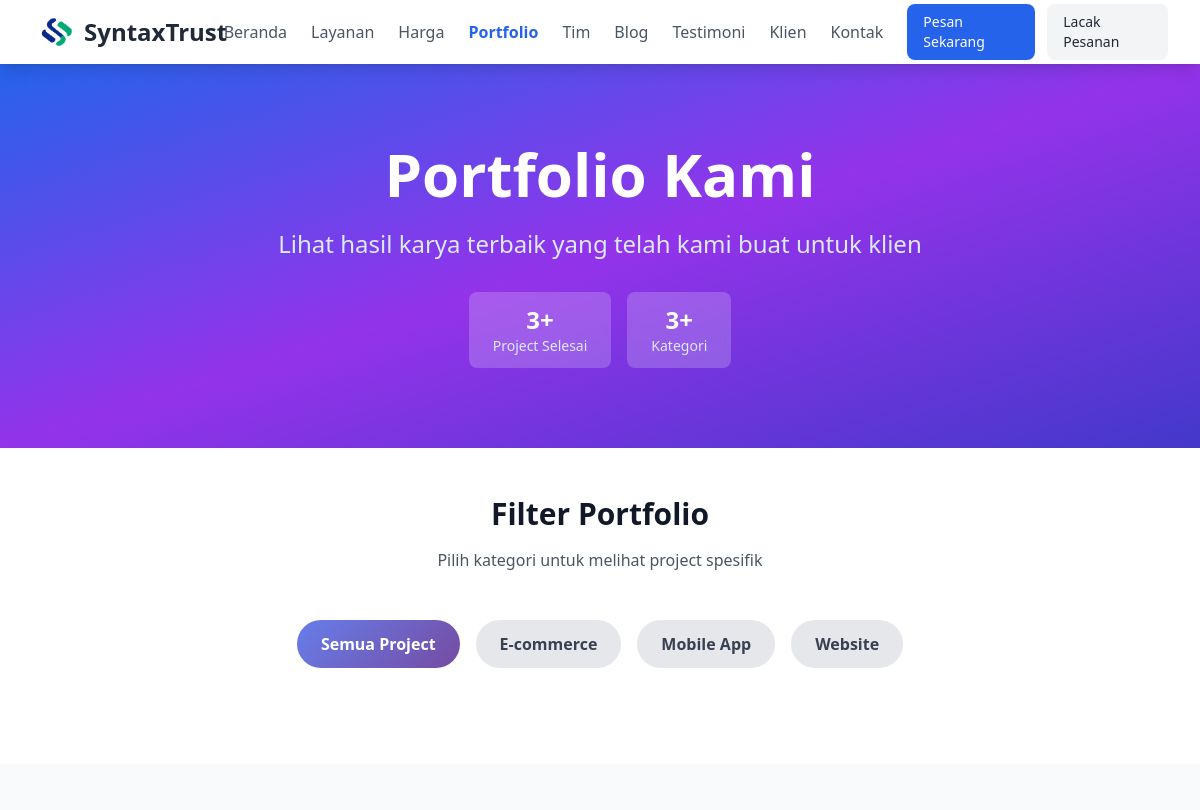
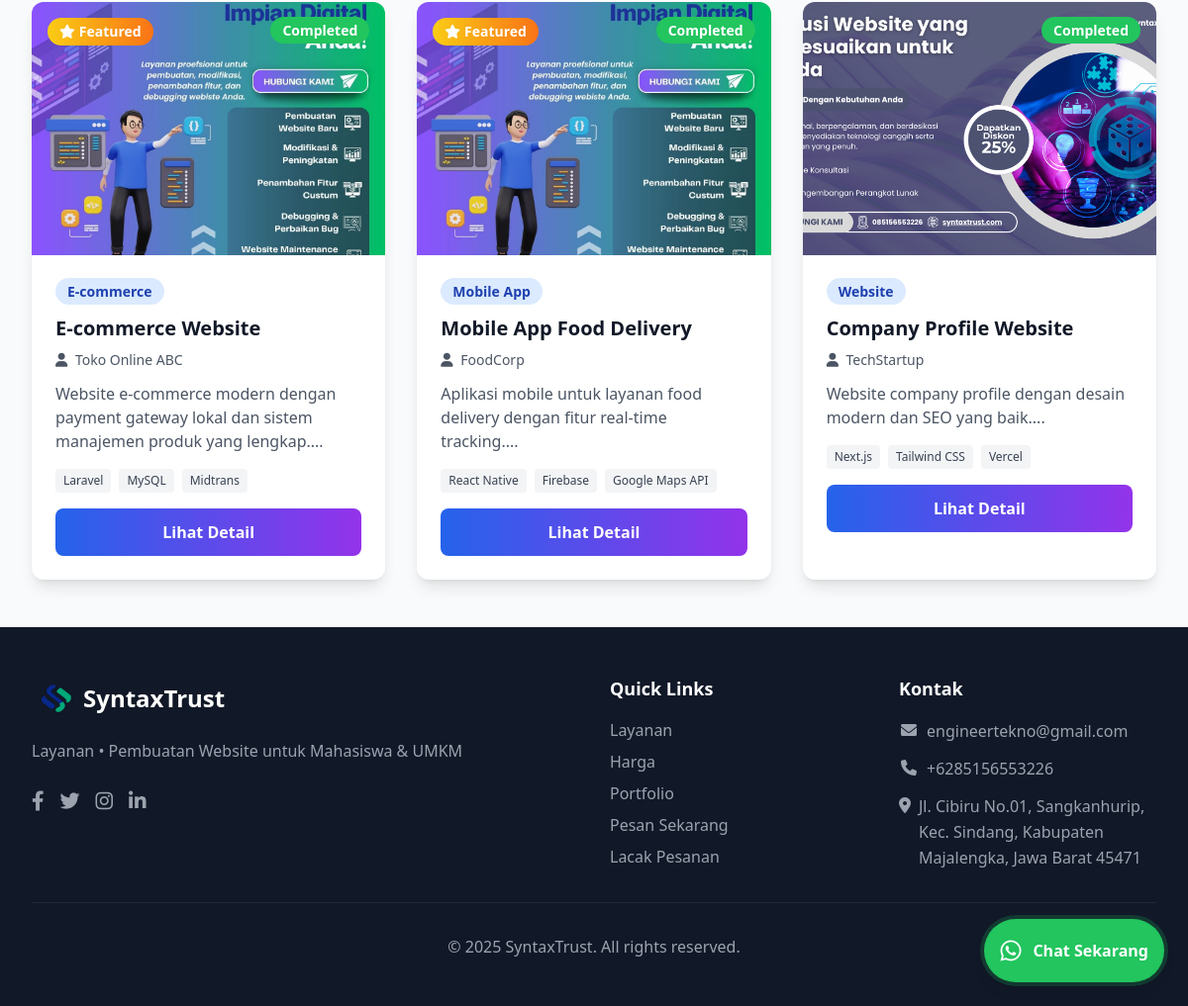
Page /public/portfolio.php on the earlier database version (2 pictures, top to bottom).
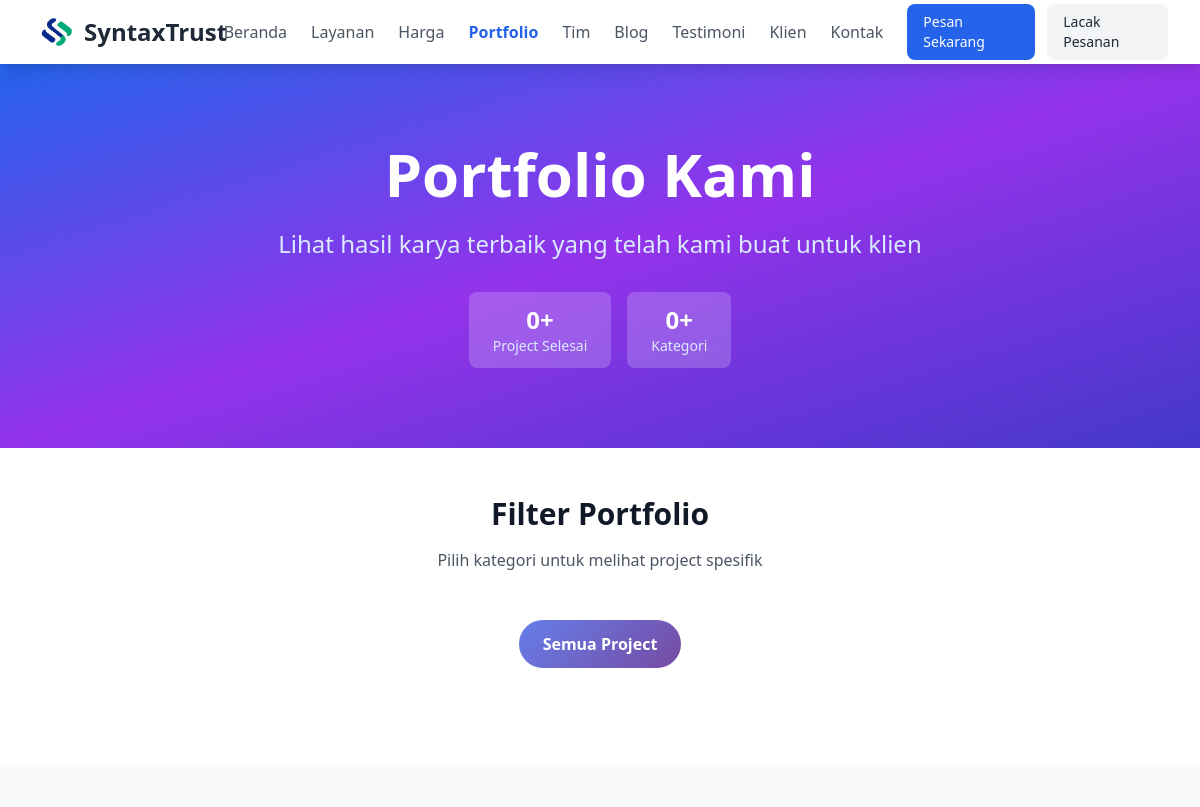
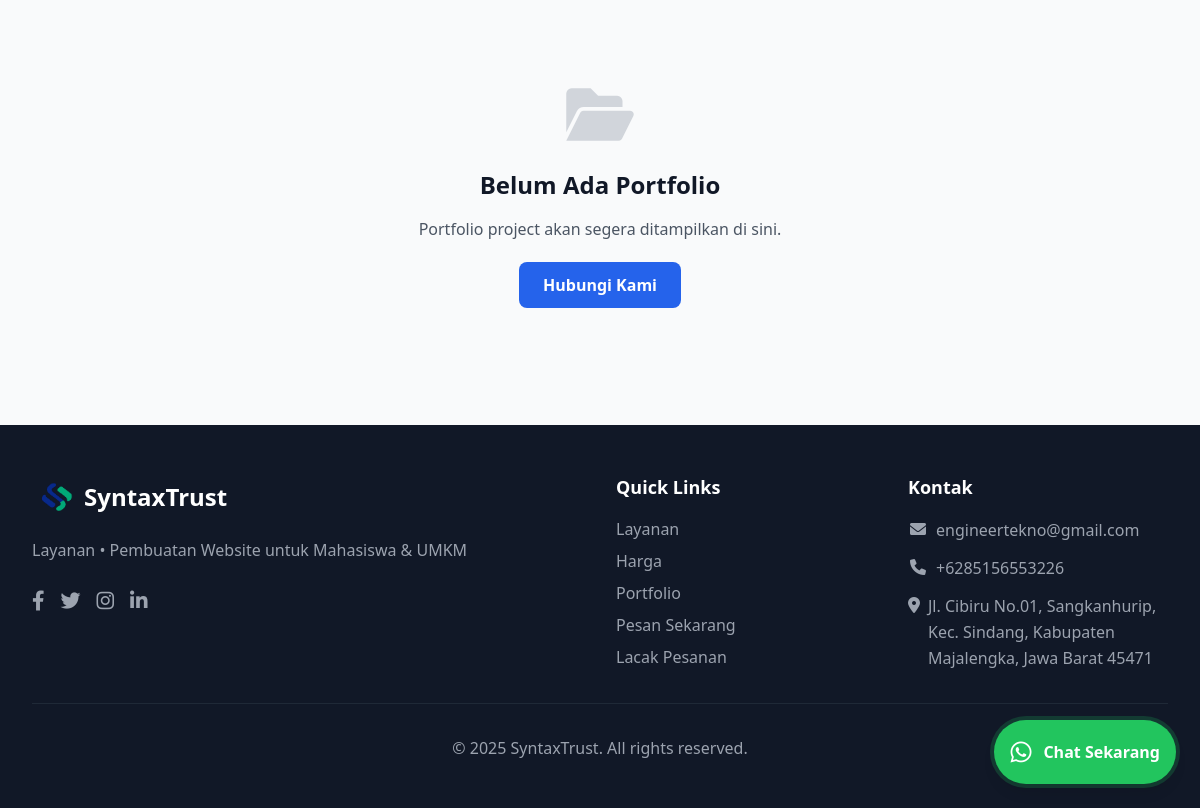
Same page on the later database version (2 pictures, top to bottom).
### tables this page shows
CREATE TABLE `settings` (
  `id` int(11) NOT NULL,
  `setting_key` varchar(100) NOT NULL,
  `setting_value` text DEFAULT NULL,
  `setting_type` enum('text','number','boolean','json') DEFAULT 'text',
  `description` varchar(255) DEFAULT NULL,
  `is_public` tinyint(1) DEFAULT 1,
  `created_at` timestamp NOT NULL DEFAULT current_timestamp(),
  `updated_at` timestamp NOT NULL DEFAULT current_timestamp() ON UPDATE current_timestamp()
);

CREATE TABLE `portfolio` (
  `id` int(11) NOT NULL,
  `title` varchar(200) NOT NULL,
  `description` text DEFAULT NULL,
  `short_description` varchar(255) DEFAULT NULL,
  `client_name` varchar(100) DEFAULT NULL,
  `category` varchar(100) DEFAULT NULL,
  `technologies` longtext DEFAULT NULL CHECK (json_valid(`technologies`)),
  `project_url` varchar(255) DEFAULT NULL,
  `github_url` varchar(255) DEFAULT NULL,
  `image_main` varchar(255) DEFAULT NULL,
  `images` longtext DEFAULT NULL CHECK (json_valid(`images`)),
  `start_date` date DEFAULT NULL,
  `end_date` date DEFAULT NULL,
  `status` enum('completed','ongoing','planned') DEFAULT 'completed',
  `is_featured` tinyint(1) DEFAULT 0,
  `is_active` tinyint(1) DEFAULT 1,
  `created_at` timestamp NOT NULL DEFAULT current_timestamp(),
  `updated_at` timestamp NOT NULL DEFAULT current_timestamp() ON UPDATE current_timestamp()
);

### public/includes/helpers.php (called while the page is built, shortened)
<?php
require_once __DIR__ . '/../../config/database.php';
if (!function_exists('getSetting')) {
    function getSetting($key, $default = '') {
        global $pdo;
        try {
            $stmt = $pdo->prepare("SELECT setting_value FROM settings WHERE setting_key = ? AND is_public = 1");
            $stmt->execute([$key]);
            $result = $stmt->fetch(PDO::FETCH_ASSOC);
            return $result ? $result['setting_value'] : $default;
        } catch (Exception $e) {
            return $default;
        }
    }
}
if (!function_exists('h')) {
    function h($string) {
        return htmlspecialchars((string)$string, ENT_QUOTES, 'UTF-8');
    }
}
if (!function_exists('assetUrl')) {
    function assetUrl($path) {
        $path = (string)$path;
        if (strpos($path, 'uploads/') === 0) {
            return '../' . $path;
        }
        return $path;
    }
}

### public/portfolio.php (the view, shortened to what the rows shown need)
<?php
require_once __DIR__ . '/includes/layout.php';
try {
    $stmt = $pdo->prepare("
        SELECT * FROM portfolio
        WHERE is_active = 1
        ORDER BY is_featured DESC, created_at DESC
    ");
    $stmt->execute();
    $portfolios = $stmt->fetchAll(PDO::FETCH_ASSOC);
} catch (Exception $e) {
    $portfolios = [];
}
$site_name = getSetting('site_name', 'SyntaxTrust');
$site_description = getSetting('site_description', 'Layanan Pembuatan Website untuk Mahasiswa & UMKM');
echo renderPageStart('Portfolio - ' . $site_name, 'Lihat portfolio project terbaru kami - ' . $site_description, 'portfolio.php');
?>
    <section class="bg-gradient-to-br from-blue-600 via-purple-600 to-indigo-700 text-white py-20">
        <div class="max-w-7xl mx-auto px-4 sm:px-6 lg:px-8 text-center">
            <h1 class="text-4xl md:text-6xl font-bold mb-6 animate-fade-in">
                Portfolio Kami
            </h1>
        </div>
    </section>
    <section class="py-12 bg-white">
        <div class="max-w-7xl mx-auto px-4 sm:px-6 lg:px-8">
            <div class="text-center mb-12">
                <h2 class="text-3xl font-bold text-gray-900 mb-4">Filter Portfolio</h2>
            </div>
        </div>
    </section>
    <section class="py-12 bg-gray-50">
        <div class="max-w-7xl mx-auto px-4 sm:px-6 lg:px-8">
            <div id="portfolio-grid" class="grid grid-cols-1 md:grid-cols-2 lg:grid-cols-3 gap-8">
                <?php foreach ($portfolios as $portfolio): ?>
                <div class="portfolio-item bg-white rounded-xl shadow-lg overflow-hidden animate-fade-in"
                     data-category="<?= h(strtolower($portfolio['category'] ?? '')) ?>">
                    <div class="relative overflow-hidden group">
                        <?php if ($portfolio['image_main']): ?>
                        <img src="<?= h(assetUrl($portfolio['image_main'])) ?>"
                             alt="<?= h($portfolio['title']) ?>"
                             class="w-full h-64 object-cover transition-transform duration-300 group-hover:scale-110">
                        <?php else: ?>
                        <div class="w-full h-64 bg-gradient-to-br from-blue-500 to-purple-600 flex items-center justify-center">
                            <i class="fas fa-image text-white text-4xl"></i>
                        </div>
                        <?php endif; ?>
                        <div class="absolute inset-0 bg-black bg-opacity-0 group-hover:bg-opacity-60 transition-all duration-300 flex items-center justify-center">
                        </div>
                        <?php if ($portfolio['is_featured']): ?>
                        <div class="absolute top-4 left-4 bg-gradient-to-r from-yellow-400 to-orange-500 text-white px-3 py-1 rounded-full text-sm font-semibold">
                            <i class="fas fa-star mr-1"></i>Featured
                        </div>
                        <?php endif; ?>
                        <div class="absolute top-4 right-4">
                            <?php
                            $statusColors = [
                                'completed' => 'bg-green-500',
                                'ongoing' => 'bg-blue-500',
                                'planned' => 'bg-yellow-500'
                            ];
                            $statusColor = $statusColors[$portfolio['status']] ?? 'bg-gray-500';
                            ?>
                            <span class="<?= $statusColor ?> text-white px-3 py-1 rounded-full text-sm font-semibold capitalize">
                                <?= h($portfolio['status']) ?>
                            </span>
                        </div>
                    </div>
                    <div class="p-6">
                        <div class="mb-3">
                            <span class="bg-blue-100 text-blue-800 text-sm font-semibold px-3 py-1 rounded-full">
                                <?= h($portfolio['category'] ?? 'Uncategorized') ?>
                            </span>
                        </div>
                        <h3 class="text-xl font-bold text-gray-900 mb-2 line-clamp-2">
                            <?= h($portfolio['title']) ?>
                        </h3>
                        <?php if ($portfolio['client_name']): ?>
                        <p class="text-sm text-gray-600 mb-3">
                            <i class="fas fa-user mr-1"></i>
                            <?= h($portfolio['client_name']) ?>
                        </p>
                        <?php endif; ?>
                        <p class="text-gray-600 mb-4 line-clamp-3">
                            <?= h($portfolio['short_description'] ?: substr($portfolio['description'], 0, 120) . '...') ?>
                        </p>
                        <?php if ($portfolio['technologies']): ?>
                        <div class="mb-4">
                            <div class="flex flex-wrap gap-2">
                                <?php
                                $technologies = json_decode($portfolio['technologies'], true) ?: [];
                                foreach (array_slice($technologies, 0, 3) as $tech):
                                ?>
                                <span class="bg-gray-100 text-gray-700 text-xs px-2 py-1 rounded">
                                    <?= h($tech) ?>
                                </span>
                                <?php endforeach; ?>
                            </div>
                        </div>
                        <?php endif; ?>
                        <button onclick="openModal(<?= $portfolio['id'] ?>)"
                                class="w-full bg-gradient-to-r from-blue-600 to-purple-600 text-white py-3 rounded-lg font-semibold hover:shadow-lg transition-all duration-300 transform hover:-translate-y-1">
                            Lihat Detail
                        </button>
                    </div>
                </div>
                <?php endforeach; ?>
            </div>
        </div>
    </section>
    <?php echo renderPageEnd(); ?>

### public/includes/shared-components.php (shortened to what the rows shown need)
<?php
function renderNavigation($current_page = '') {
    $site_name = getSetting('site_name', 'SyntaxTrust');
    ?>
    <nav class="bg-white shadow-lg sticky top-0 z-40">
        <div class="max-w-7xl mx-auto px-4 sm:px-6 lg:px-8">
            <div class="flex justify-between h-16">
                <div class="flex items-center">
                    <a href="index.php" class="flex items-center space-x-1">
                        <img src="assets/img/fix_logo_new.png" alt="<?= h($site_name) ?>" class="h-12 w-12">
                        <span class="text-2xl font-bold text-gray-800"><?= h($site_name) ?></span>
                    </a>
                </div>
            </div>
        </div>
    </nav>
    <?php
    return ob_get_clean();
}
function renderFooter() {
    $site_name = getSetting('site_name', 'SyntaxTrust');
    $site_description = getSetting('site_description', 'Layanan Pembuatan Website untuk Mahasiswa & UMKM');
    ?>
    <footer class="bg-gray-900 text-white py-12">
        <div class="max-w-7xl mx-auto px-4 sm:px-6 lg:px-8">
            <div class="grid grid-cols-1 md:grid-cols-4 gap-8">
                <div class="md:col-span-2">
                    <div class="flex items-center space-x-1 mb-4">
                        <img src="assets/img/fix_logo_new.png" alt="<?= h($site_name) ?>" class="h-12 w-12">
                        <h3 class="text-2xl font-bold"><?= h($site_name) ?></h3>
                    </div>
                    <p class="text-gray-400 mb-6 leading-relaxed"><?= h($site_description) ?></p>
                    <div class="flex space-x-4">
                        <a href="<?= h(getSetting('social_media_facebook', '#')) ?>" class="text-gray-400 hover:text-white transition-colors">
                        </a>
                        <a href="<?= h(getSetting('social_media_twitter', '#')) ?>" class="text-gray-400 hover:text-white transition-colors">
                        </a>
                        <a href="<?= h(getSetting('social_media_instagram', '#')) ?>" class="text-gray-400 hover:text-white transition-colors">
                        </a>
                        <a href="<?= h(getSetting('social_media_linkedin', '#')) ?>" class="text-gray-400 hover:text-white transition-colors">
                        </a>
                    </div>
                </div>
                <div>
                    <ul class="space-y-3 text-gray-400">
                        <li class="flex items-start">
                            <i class="fas fa-envelope mt-1 w-5 text-center text-gray-400"></i>
                            <span class="ml-2 leading-relaxed break-words"><?= h(getSetting('contact_email')) ?></span>
                        </li>
                        <li class="flex items-start">
                            <i class="fas fa-phone mt-1 w-5 text-center text-gray-400"></i>
                            <span class="ml-2 leading-relaxed break-words"><?= h(getSetting('contact_phone')) ?></span>
                        </li>
                        <li class="flex items-start">
                            <i class="fas fa-map-marker-alt mt-1 w-5 text-center text-gray-400"></i>
                            <span class="ml-2 leading-relaxed break-words"><?= h(getSetting('address')) ?></span>
                        </li>
                    </ul>
                </div>
            </div>
            <div class="border-t border-gray-800 pt-8 mt-8 text-center">
                <p class="text-gray-400">&copy; <?= date('Y') ?> <?= h($site_name) ?>. All rights reserved.</p>
            </div>
        </div>
    </footer>
    <?php
    return ob_get_clean();
}
    ?>

Differences in the rows shown:
removed portfolio: is_featured 1 (drawn), status "Completed", category "E-commerce", title "E-commerce Website", client_name "Toko Online ABC", short_description+description "Website e-commerce modern dengan payment gateway lokal dan sistem manajemen produk yang lengkap....", technologies "Laravel", technologies "MySQL", technologies "Midtrans"
removed portfolio: is_featured 1 (drawn), status "Completed", category "Mobile App", title "Mobile App Food Delivery", client_name "FoodCorp", short_description+description "Aplikasi mobile untuk layanan food delivery dengan fitur real-time tracking....", technologies "React Native", technologies "Firebase", technologies "Google Maps API"
removed portfolio: shows a picture, status "Completed", category "Website", title "Company Profile Website", client_name "TechStartup", short_description+description "Website company profile dengan desain modern dan SEO yang baik....", technologies "Next.js", technologies "Tailwind CSS", technologies "Vercel"
Other differences:
count($portfolios): "3" → "0"
count($categories): "3" → "0"
text now shown: "Belum Ada Portfolio Portfolio project akan segera ditampilkan di sini. Hubungi Kami"
list line gone: "E-commerce"
list line gone: "Mobile App"
list line gone: "Website"
